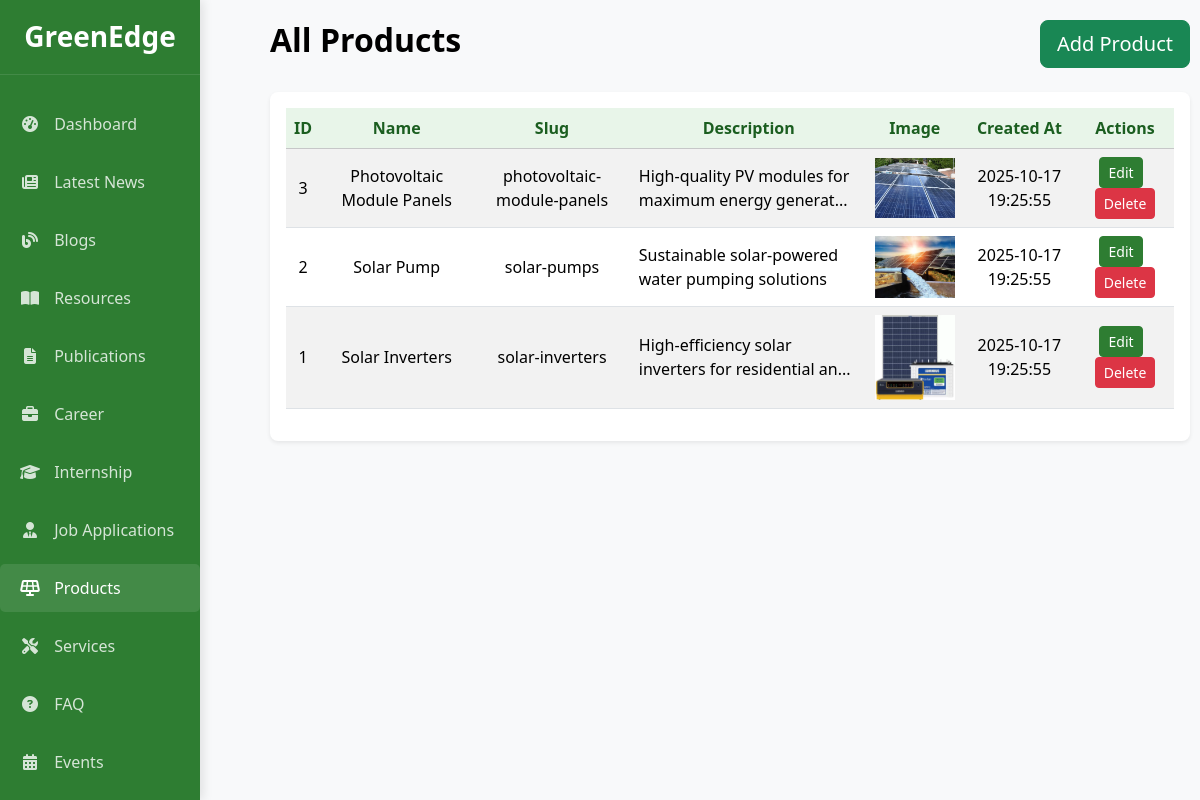
Page /admin/manage_products.php (signed in) on the committed database.
### tables this page shows
CREATE TABLE `products` (
  `id` int(11) NOT NULL,
  `name` varchar(255) NOT NULL,
  `slug` varchar(255) NOT NULL,
  `description` text DEFAULT NULL,
  `image_path` varchar(500) DEFAULT NULL,
  `content` longtext DEFAULT NULL,
  `is_active` tinyint(1) DEFAULT 1,
  `created_at` timestamp NOT NULL DEFAULT current_timestamp(),
  `updated_at` timestamp NOT NULL DEFAULT current_timestamp() ON UPDATE current_timestamp()
);

### admin/manage_products.php (the view, shortened to what this page needs)
<?php
include '../db.php';
$result = $conn->query("SELECT * FROM products ORDER BY id DESC");
?>
<!DOCTYPE html>
<html lang="en">
<head>
    <link href="https://cdn.jsdelivr.net/npm/bootstrap@5.3.3/dist/css/bootstrap.min.css" rel="stylesheet">
    <link rel="stylesheet" href="https://cdnjs.cloudflare.com/ajax/libs/font-awesome/6.4.0/css/all.min.css">
</head>
<body class="bg-light">
    <div class="d-flex">
        <div class="sidebar">
            <?php include('sidebar.php') ?>
        </div>
        <div class="main-content">
            <div class="flex-grow-1">
                <div class="d-flex justify-content-between align-items-center mb-4">
                    <h2 class="text-black fw-bold">All Products</h2>
                    <div>
                        <a href="add-product.php" class="btn btn-success btn-lg ms-2">Add Product</a>
                    </div>
                </div>
                <div class="card shadow-sm">
                    <div class="card-body">
                        <div class="table-responsive">
                            <table class="table table-striped align-middle text-center">
                                <thead class="table-light">
                                    <tr>
                                        <th>ID</th>
                                        <th>Name</th>
                                        <th>Slug</th>
                                        <th>Description</th>
                                        <th>Image</th>
                                        <th>Created At</th>
                                        <th>Actions</th>
                                    </tr>
                                </thead>
                                <tbody>
                                    <?php if ($result->num_rows > 0): ?>
                                        <?php while ($row = $result->fetch_assoc()): ?>
                                            <tr>
                                                <td><?= $row['id']; ?></td>
                                                <td><?= htmlspecialchars($row['name']); ?></td>
                                                <td><?= htmlspecialchars($row['slug']); ?></td>
                                                <td class="text-start">
                                                    <?php
                                                    $maxLength = 50;
                                                    $desc = htmlspecialchars(strip_tags($row['description']));
                                                    echo strlen($desc) > $maxLength ? substr($desc, 0, $maxLength) . "..." : $desc;
                                                    ?>
                                                </td>
                                                <td>
                                                    <?php if ($row['image_path']): ?>
                                                        <img src="../<?= $row['image_path']; ?>" alt="Product Image" width="80">
                                                    <?php else: ?>
                                                        N/A
                                                    <?php endif; ?>
                                                </td>
                                                <td><?= $row['created_at']; ?></td>
                                                <td>
                                                    <a href="edit-product.php?id=<?= $row['id']; ?>" class="btn btn-sm btn-primary me-2">Edit</a>
                                                    <a href="manage_products.php?delete=<?= $row['id']; ?>"
                                                        class="btn btn-sm btn-danger"
                                                        onclick="return confirm('Are you sure you want to delete this product?');">
                                                        Delete
                                                    </a>
                                                </td>
                                            </tr>
                                        <?php endwhile; ?>
                                    <?php else: ?>
                                        <tr>
                                            <td colspan="7" class="text-muted text-center py-4">No products found.</td>
                                        </tr>
                                    <?php endif; ?>
                                </tbody>
                            </table>
                        </div>
                    </div>
                </div>
            </div>
        </div>
    </div>
</body>
</html>

### admin/sidebar.php (shortened to what this page needs)
<?php
$currentPage = basename($_SERVER['PHP_SELF']);
?>
<div class="col-md-3 col-lg-2 sidebar">
    <div class="logo">
        <h3>GreenEdge</h3>
    </div>
    <ul class="nav flex-column">
        <li class="nav-item">
            <a class="nav-link <?= ($currentPage == 'index.php') ? 'active' : '' ?>" href="index.php" data-target="dashboard">
                <i class="fas fa-tachometer-alt"></i> Dashboard
            </a>
        </li>
        <li class="nav-item">
            <a class="nav-link <?= ($currentPage == 'manage_news.php') ? 'active' : '' ?>"
               href="manage_news.php">
                <i class="fas fa-newspaper"></i> Latest News
            </a>
        </li>
        <li class="nav-item">
            <a class="nav-link <?= ($currentPage == 'manage_blogs.php') ? 'active' : '' ?>" href="manage_blogs.php" data-target="blogs">
                <i class="fas fa-blog"></i> Blogs
            </a>
        </li>
        <li class="nav-item">
            <a class="nav-link <?= ($currentPage == 'manage_resources.php') ? 'active' : '' ?>"
               href="manage_resources.php">
                <i class="fas fa-book-open"></i> Resources
            </a>
        </li>
        <li class="nav-item">
            <a class="nav-link <?= ($currentPage == 'manage_publications.php') ? 'active' : '' ?>"
               href="manage_publications.php">
                <i class="fas fa-file-lines"></i> Publications
            </a>
        </li>
        <li class="nav-item">
            <a class="nav-link <?= ($currentPage == 'manage_career.php') ? 'active' : '' ?>" href="manage_career.php" data-target="career">
                <i class="fas fa-briefcase"></i> Career
            </a>
        </li>
        <li class="nav-item">
    <a class="nav-link <?= ($currentPage == 'manage_internship.php') ? 'active' : '' ?>" href="manage_internship.php" data-target="internship">
        <i class="fas fa-graduation-cap"></i> Internship
    </a>
</li>
        <li class="nav-item">
            <a class="nav-link <?= ($currentPage == 'manage_job_applications.php') ? 'active' : '' ?>"
               href="manage_job_applications.php">
                <i class="fas fa-user-tie"></i> Job Applications
            </a>
        </li>
        <li class="nav-item">
            <a class="nav-link <?= ($currentPage == 'manage_products.php') ? 'active' : '' ?>" href="manage_products.php" data-target="products">
                <i class="fas fa-solar-panel"></i> Products
            </a>
        </li>
        <li class="nav-item">
            <a class="nav-link <?= ($currentPage == 'manage_services.php') ? 'active' : '' ?>" href="manage_services.php" data-target="services">
                <i class="fas fa-tools"></i> Services
            </a>
        </li>
        <li class="nav-item">
            <a class="nav-link <?= ($currentPage == 'manage_faq.php') ? 'active' : '' ?>"
               href="manage_faq.php">
                <i class="fas fa-question-circle"></i> FAQ
            </a>
        </li>
        <li class="nav-item">
            <a class="nav-link <?= ($currentPage == 'manage_events.php') ? 'active' : '' ?>"
               href="manage_events.php">
                <i class="fas fa-calendar-alt"></i> Events
            </a>
        </li>
        <li class="nav-item">
            <a class="nav-link <?= ($currentPage == 'event_registrations.php') ? 'active' : '' ?>"
               href="event_registrations.php">
            </a>
        </li>
    </ul>
</div>

### admin/manage_products.php (style rules this page uses)
* { margin: 0; padding: 0; }
body { min-height: 100vh; }
.sidebar { min-height: 100vh; flex: 0 0 20%; max-width: 20%; background-color: #198754; color: #fff; padding-top: 0 !important; }
.main-content { flex: 0 0 80%; max-width: 80%; }
.sidebar .nav-link.active { background-color: #145c32; color: #fff; }

### admin/sidebar.php (style rules this page uses)
:root { --primary-color: #2e7d32; --secondary-color: #4caf50; --light-color: #e8f5e9; --dark-color: #1b5e20; }
body { font-family: 'Segoe UI', Tahoma, Geneva, Verdana, sans-serif; background-color: #f5f5f5; }
.sidebar { background-color: var(--primary-color); color: white; height: 100vh; position: fixed; padding-top: 20px; box-shadow: 3px 0 10px rgba(0, 0, 0, 0.1); overflow-y: auto; }
.sidebar { scrollbar-width: none; }
.sidebar { -ms-overflow-style: none; }
.sidebar .nav-link { color: rgba(255, 255, 255, 0.8); padding: 12px 20px; margin: 5px 0; border-radius: 5px; transition: all 0.3s; }
.sidebar .nav-link:hover, .sidebar .nav-link.active { background-color: rgba(255, 255, 255, 0.1); color: white; }
.sidebar .nav-link i { margin-right: 10px; width: 20px; text-align: center; }
.main-content { margin-left: 250px; padding: 20px; }
.card { border-radius: 8px; box-shadow: 0 2px 5px rgba(0, 0, 0, 0.1); margin-bottom: 20px; border: none; }
.btn-primary { background-color: var(--primary-color); border-color: var(--primary-color); }
.table th { background-color: var(--light-color); color: var(--dark-color); }
.logo { text-align: center; padding: 20px 0; border-bottom: 1px solid rgba(255, 255, 255, 0.1); margin-bottom: 20px; }
.logo h3 { font-weight: 700; margin: 0; }

### rows in the picture
products: id "3", name "Photovoltaic Module Panels", slug "photovoltaic-module-panels", description "High-quality PV modules for maximum energy generat", image_path (picture), created_at "2025-10-17 19:25:55"
products: id "2", name "Solar Pump", slug "solar-pumps", description "Sustainable solar-powered water pumping solutions", image_path (picture), created_at "2025-10-17 19:25:55"
products: id "1", name "Solar Inverters", slug "solar-inverters", description "High-efficiency solar inverters for residential an", image_path (picture), created_at "2025-10-17 19:25:55"
